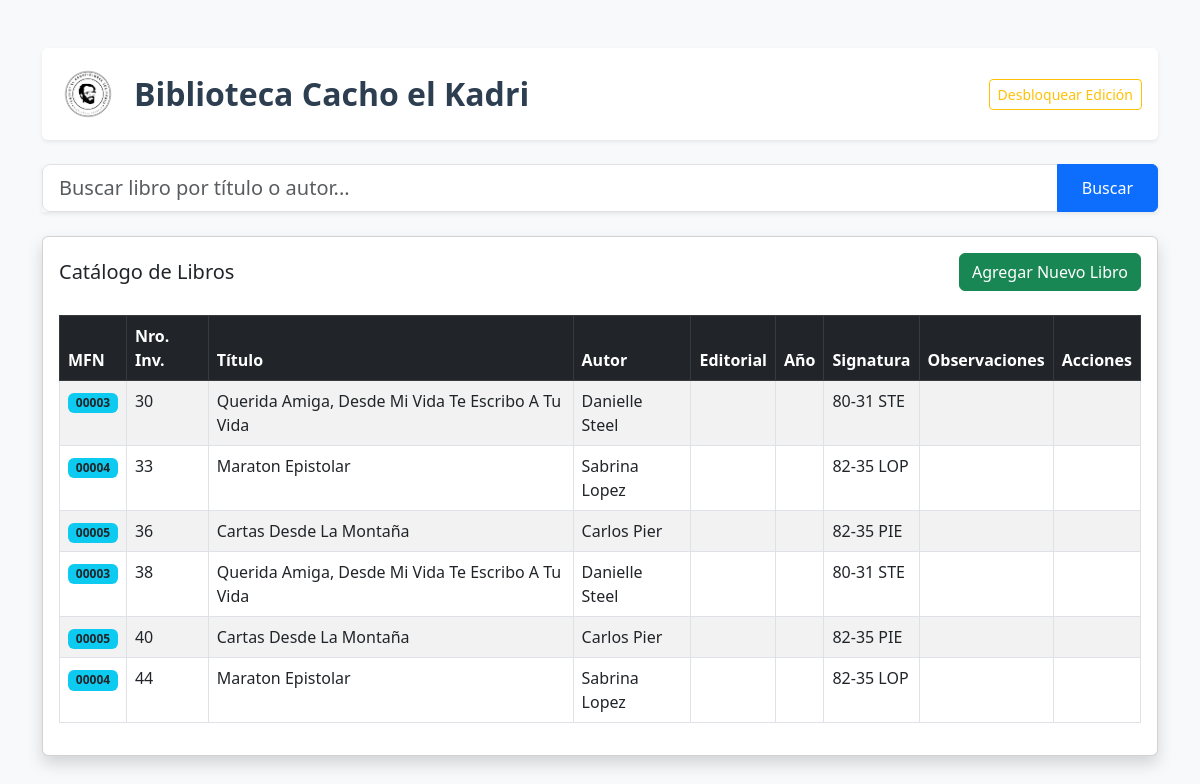
The page / on the database its author committed.
### tables this page shows
CREATE TABLE Obras (
            mfn INTEGER PRIMARY KEY AUTOINCREMENT,
            titulo TEXT NOT NULL,
            autor TEXT NOT NULL,
            editorial TEXT,
            anio TEXT
        );

CREATE TABLE Ejemplares (
            nro_inventario INTEGER PRIMARY KEY,
            mfn_vinculado INTEGER,
            signatura_topografica TEXT NOT NULL,
            observaciones TEXT,
            FOREIGN KEY (mfn_vinculado) REFERENCES Obras (mfn)
        );

### app.py (the view)
@app.route('/')
def inicio():
    busqueda = request.args.get('q')
    conexion = sqlite3.connect("biblioteca.db")
    cursor = conexion.cursor()
    consulta_base = '''
        SELECT e.nro_inventario, o.titulo, o.autor, o.editorial, o.anio, e.signatura_topografica, e.observaciones, o.mfn
        FROM Ejemplares e
        JOIN Obras o ON e.mfn_vinculado = o.mfn
    '''
    if busqueda:
        termino = f"%{busqueda}%"
        consulta_base += " WHERE o.titulo LIKE ? OR o.autor LIKE ?"
        cursor.execute(consulta_base, (termino, termino))
    else:
        cursor.execute(consulta_base)
    lista_libros = cursor.fetchall()
    conexion.close()
    return render_template('index.html', libros=lista_libros, busqueda=busqueda)

### templates/index.html (shortened to what this page needs)
<!DOCTYPE html>
<html lang="es">
<head>
    <link href="https://cdn.jsdelivr.net/npm/bootstrap@5.3.0/dist/css/bootstrap.min.css" rel="stylesheet">
</head>
<body class="bg-light">
    <div class="container mt-5">
        <div class="d-flex justify-content-between align-items-center mb-4 p-3 bg-white rounded shadow-sm">
            <div class="d-flex align-items-center">
                <img src="{{ url_for('static', filename='img/logo.png') }}" alt="Logo Flores Solidario" class="me-3" style="height: 60px; width: auto;">
                <h1 class="h2 m-0" style="color: #2c3e50; font-weight: 700;">Biblioteca Cacho el Kadri</h1>
            </div>
            <div>
                {% if session.get('admin') %}
                    <span class="badge bg-warning text-dark me-2">Modo Edición Activado</span>
                    <a href="/logout" class="btn btn-outline-secondary btn-sm">Cerrar Sesión</a>
                {% else %}
                    <a href="/login" class="btn btn-outline-warning btn-sm">Desbloquear Edición</a>
                {% endif %}
            </div>
        </div>
        <form action="/" method="GET" class="mb-4">
            <div class="input-group shadow-sm">
                <input type="text" name="q" class="form-control form-control-lg" placeholder="Buscar libro por título o autor..." value="{{ busqueda if busqueda else '' }}">
                <button class="btn btn-primary px-4" type="submit">Buscar</button>
            </div>
        </form>
        <div class="card shadow">
            <div class="card-body">
                <div class="d-flex justify-content-between align-items-center mb-4">
                    <h5 class="card-title mb-0">Catálogo de Libros</h5>
                    <a href="/nuevo" class="btn btn-success">Agregar Nuevo Libro</a>
                </div>
                <div class="table-responsive">
                    <table class="table table-striped table-hover table-bordered">
                        <thead class="table-dark">
                            <tr>
                                <th>MFN</th> <th>Nro. Inv.</th>
                                <th>Título</th>
                                <th>Autor</th>
                                <th>Editorial</th>
                                <th>Año</th>
                                <th>Signatura</th>
                                <th>Observaciones</th>
                                <th>Acciones</th>
                            </tr>
                        </thead>
                        <tbody>
                            {% for libro in libros %}
                            <tr>
                                <td><span class="badge bg-info text-dark">{{ "%05d" | format(libro[7]) }}</span></td>
                                <td>{{ libro[0] }}</td>
                                <td>{{ libro[1] }}</td>
                                <td>{{ libro[2] }}</td>
                                <td>{{ libro[3] }}</td>
                                <td>{{ libro[4] }}</td>
                                <td>{{ libro[5] }}</td>
                                <td>{{ libro[6] }}</td>
                                <td>
                                </td>
                            </tr>
                            {% else %}
                            <tr>
                                <td colspan="9" class="text-center">No hay libros cargados todavía.</td>
                            </tr>
                            {% endfor %}
                        </tbody>
                    </table>
                </div>
            </div>
        </div>
    </div>
</body>
</html>

### rows shown on the page
Ejemplares: nro_inventario "30", titulo "Querida Amiga, Desde Mi Vida Te Escribo A Tu Vida", autor "Danielle Steel", signatura_topografica "80-31 STE"
Obras: mfn "00003"
Ejemplares: nro_inventario "33", titulo "Maraton Epistolar", autor "Sabrina Lopez", signatura_topografica "82-35 LOP"
Obras: mfn "00004"
Ejemplares: nro_inventario "36", titulo "Cartas Desde La Montaña", autor "Carlos Pier", signatura_topografica "82-35 PIE"
Obras: mfn "00005"
Ejemplares: nro_inventario "38", titulo "Querida Amiga, Desde Mi Vida Te Escribo A Tu Vida", autor "Danielle Steel", signatura_topografica "80-31 STE"
Ejemplares: nro_inventario "40", titulo "Cartas Desde La Montaña", autor "Carlos Pier", signatura_topografica "82-35 PIE"
Ejemplares: nro_inventario "44", titulo "Maraton Epistolar", autor "Sabrina Lopez", signatura_topografica "82-35 LOP"
